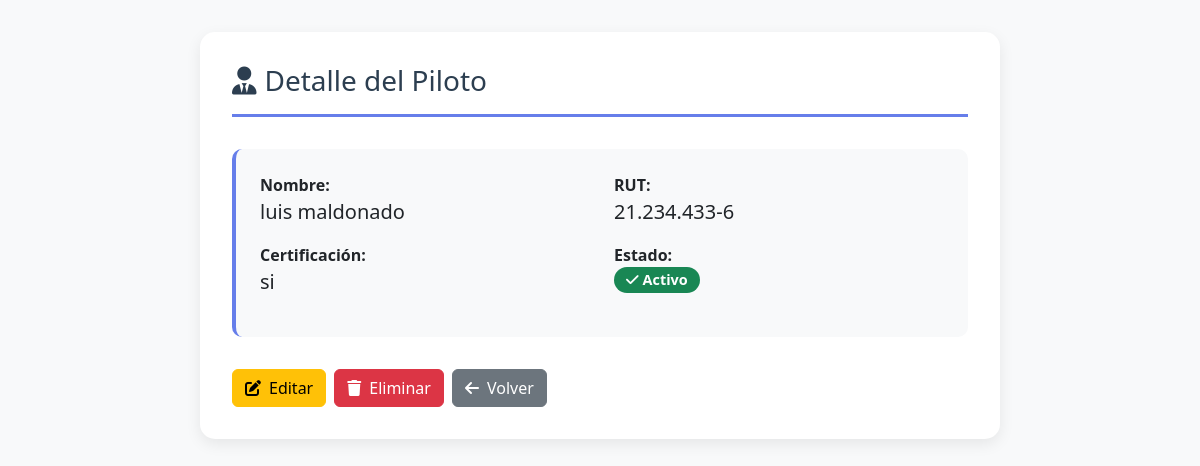
Page /transporte/pilotos/1/ on the committed database.
### transporte/models.py (models this page shows, shortened)
class Piloto(models.Model):
    id = models.AutoField(primary_key=True)
    nombre = models.CharField(max_length=100)
    rut = models.CharField(max_length=12, unique=True)
    certificacion = models.CharField(max_length=50)
    activo = models.BooleanField(default=True)

### transporte/views.py (the view)
# urls.py: path('pilotos/<int:pk>/', views.piloto_detalle, name='piloto_detalle'),
def piloto_detalle(request, pk):
    piloto = get_object_or_404(Piloto, pk=pk)
    return render(request, "transporte/pilotos/detalle_piloto.html", {"piloto": piloto})

### transporte/templates/transporte/pilotos/detalle_piloto.html (shortened to what this page needs)
{% load static %}
<!DOCTYPE html>
<html lang="es">
<head>
    <link href="https://cdn.jsdelivr.net/npm/bootstrap@5.3.2/dist/css/bootstrap.min.css" rel="stylesheet">
    <link rel="stylesheet" href="https://cdnjs.cloudflare.com/ajax/libs/font-awesome/6.0.0/css/all.min.css">
</head>
<body>
    <div class="container">
        <div class="detail-container">
            <h3 class="detail-title">
                <i class="fas fa-user-tie me-2"></i>Detalle del Piloto
            </h3>
            <div class="info-card">
                <div class="row">
                    <div class="col-md-6 mb-3">
                        <strong>Nombre:</strong>
                        <div class="fs-5">{{ piloto.nombre }}</div>
                    </div>
                    <div class="col-md-6 mb-3">
                        <strong>RUT:</strong>
                        <div class="fs-5">{{ piloto.rut }}</div>
                    </div>
                    <div class="col-md-6 mb-3">
                        <strong>Certificación:</strong>
                        <div class="fs-5">{{ piloto.certificacion }}</div>
                    </div>
                    <div class="col-md-6 mb-3">
                        <strong>Estado:</strong>
                        <div>
                            {% if piloto.activo %}
                                <span class="badge bg-success badge-estado">
                                    <i class="fas fa-check me-1"></i>Activo
                                </span>
                            {% else %}
                                <span class="badge bg-secondary badge-estado">
                                    <i class="fas fa-times me-1"></i>Inactivo
                                </span>
                            {% endif %}
                        </div>
                    </div>
                </div>
            </div>
            <div class="d-flex gap-2">
                <a href="{% url 'transporte:piloto_editar' piloto.id %}" class="btn btn-warning">
                    <i class="fas fa-edit me-2"></i>Editar
                </a>
                <a href="{% url 'transporte:piloto_eliminar' piloto.id %}" class="btn btn-danger">
                    <i class="fas fa-trash me-2"></i>Eliminar
                </a>
                <a href="{% url 'transporte:pilotos_listado' %}" class="btn btn-secondary">
                    <i class="fas fa-arrow-left me-2"></i>Volver
                </a>
            </div>
        </div>
    </div>
</body>
</html>

### transporte/templates/transporte/pilotos/detalle_piloto.html (style rules this page uses)
body { background: #f8f9fa; }
.detail-container { max-width: 800px; margin: 2rem auto; background: white; padding: 2rem; border-radius: 15px; box-shadow: 0 5px 15px rgba(0,0,0,.08); }
.detail-title { color: #2c3e50; border-bottom: 3px solid #667eea; padding-bottom: 1rem; margin-bottom: 2rem; }
.info-card { background: #f8f9fa; padding: 1.5rem; border-radius: 10px; border-left: 4px solid #667eea; margin-bottom: 2rem; }
.badge-estado { padding: 6px 12px; border-radius: 20px; font-size: 0.9rem; }

### rows in the picture
Piloto: nombre "luis maldonado", rut "21.234.433-6", certificacion "si"
